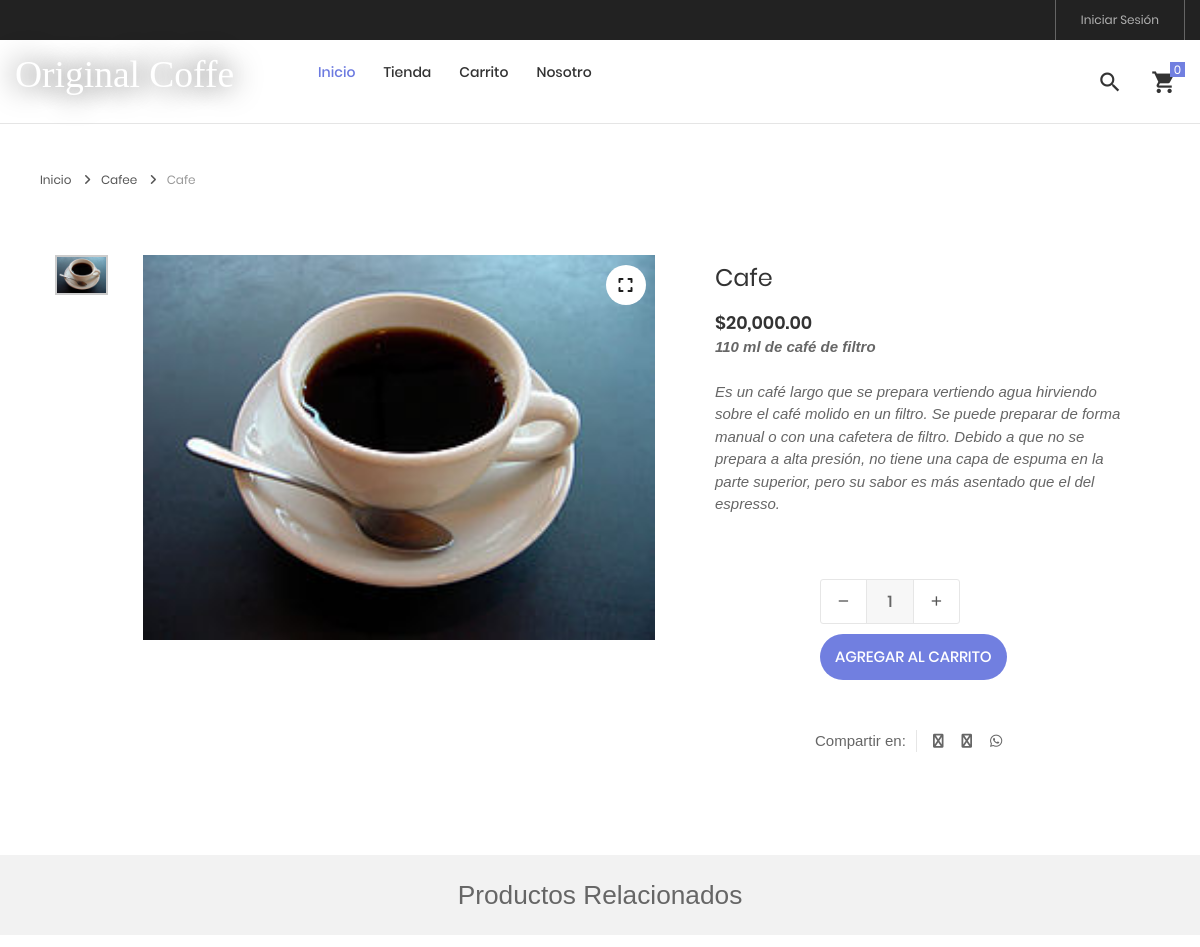
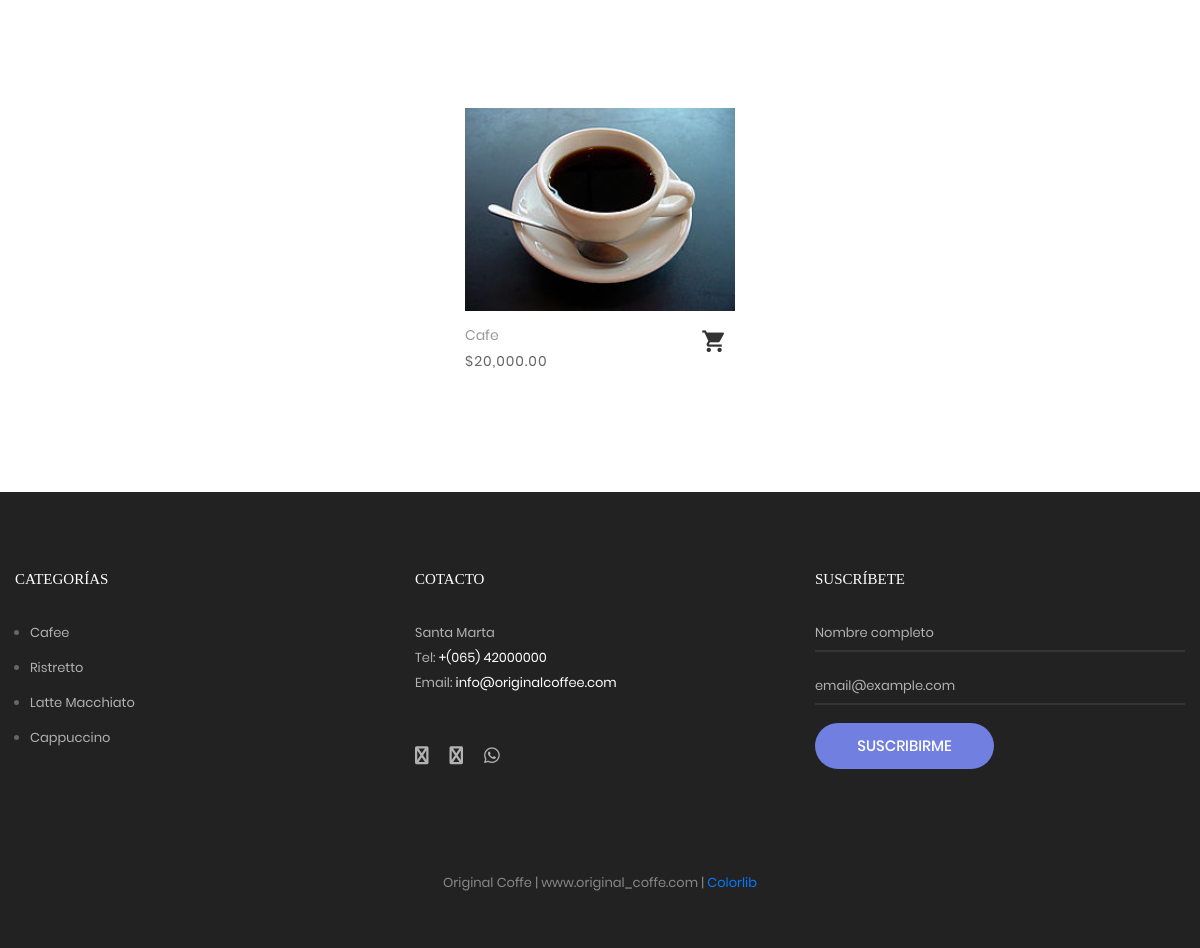
The app's page /tienda/producto/4/cafe with its own data (2 pictures, top to bottom).
### tables this page shows
CREATE TABLE `producto` (
  `idproducto` bigint(20) NOT NULL,
  `categoriaid` bigint(20) NOT NULL,
  `codigo` varchar(30) NOT NULL,
  `nombre` varchar(255) NOT NULL,
  `descripcion` text NOT NULL,
  `precio` decimal(11,2) NOT NULL,
  `stock` int(11) NOT NULL,
  `imagen` varchar(100) DEFAULT NULL,
  `datecreated` datetime NOT NULL DEFAULT current_timestamp(),
  `ruta` varchar(255) NOT NULL,
  `status` int(11) NOT NULL DEFAULT 1
);

CREATE TABLE `categoria` (
  `idcategoria` bigint(20) NOT NULL,
  `nombre` varchar(255) NOT NULL,
  `descripcion` text NOT NULL,
  `portada` varchar(100) NOT NULL,
  `datecreated` datetime NOT NULL DEFAULT current_timestamp(),
  `ruta` varchar(255) NOT NULL,
  `status` int(11) NOT NULL DEFAULT 1
);

### Libraries/Core/Views.php (called while the page is built)
<?php
	class Views
	{
		function getView($controller,$view,$data="")
		{
			$controller = get_class($controller);
			if($controller == "Home"){
				$view = "Views/".$view.".php";
			}else{
				$view = "Views/".$controller."/".$view.".php";
			}
			require_once ($view);
		}
	}
 ?>

### index.php (called while the page is built, shortened)
<?php
	require_once("Helpers/Helpers.php");
	require_once("Libraries/Core/Load.php");
 ?>

### Helpers/Helpers.php (called while the page is built, shortened)
<?php
	function base_url()
	{
		return BASE_URL;
	}
    function footerTienda($data="")
    {
        $view_footer = "Views/Template/footer_tienda.php";
        require_once ($view_footer);
    }
    function formatMoney($cantidad){
        $cantidad = number_format($cantidad,2,SPD,SPM);
        return $cantidad;
    }
    function getCatFooter(){
        require_once ("Models/CategoriasModel.php");
        $objCategoria = new CategoriasModel();
        $request = $objCategoria->getCategoriasFooter();
        return $request;
    }
    function getInfoPage(int $idpagina){
        require_once("Libraries/Core/Mysql.php");
        $con = new Mysql();
        $sql = "SELECT * FROM post WHERE idpost = $idpagina";
        $request = $con->select($sql);
        return $request;
    }
 ?>

### Libraries/Core/Mysql.php (called while the page is built, shortened)
<?php
	class Mysql extends Conexion
	{
		private $conexion;
		function __construct()
		{
			$this->conexion = new Conexion();
			$this->conexion = $this->conexion->conect();
		}
		public function select(string $query)
		{
			$this->strquery = $query;
        	$result = $this->conexion->prepare($this->strquery);
			$result->execute();
        	$data = $result->fetch(PDO::FETCH_ASSOC);
        	return $data;
		}
		public function select_all(string $query)
		{
			$this->strquery = $query;
        	$result = $this->conexion->prepare($this->strquery);
			$result->execute();
        	$data = $result->fetchall(PDO::FETCH_ASSOC);
        	return $data;
		}
	}
 ?>

### Libraries/Core/Conexion.php (called while the page is built)
<?php
class Conexion{
	private $conect;
	public function __construct(){
		$connectionString = "mysql:host=".DB_HOST.";dbname=".DB_NAME.";charset=".DB_CHARSET;
		try{
			$this->conect = new PDO($connectionString, DB_USER, DB_PASSWORD);
			$this->conect->setAttribute(PDO::ATTR_ERRMODE, PDO::ERRMODE_EXCEPTION);
		}catch(PDOException $e){
			$this->conect = 'Error de conexión';
		    echo "ERROR: " . $e->getMessage();
		}
	}
	public function conect(){
		return $this->conect;
	}
}
?>

### Models/TProducto.php (called while the page is built, shortened)
<?php
require_once("Libraries/Core/Mysql.php");
trait TProducto{
	public function getProductoT(int $idproducto, string $ruta){
		$this->con = new Mysql();
		$this->intIdProducto = $idproducto;
		$this->strRuta = $ruta;
		$sql = "SELECT p.idproducto,
						p.codigo,
						p.nombre,
						p.descripcion,
						p.categoriaid,
						c.nombre as categoria,
						c.ruta as ruta_categoria,
						p.precio,
						p.ruta,
						p.stock
				FROM producto p
				INNER JOIN categoria c
				ON p.categoriaid = c.idcategoria
				WHERE p.status != 0 AND p.idproducto = '{$this->intIdProducto}' AND p.ruta = '{$this->strRuta}' ";
				$request = $this->con->select($sql);
				if(!empty($request)){
					$intIdProducto = $request['idproducto'];
					$sqlImg = "SELECT img
							FROM imagen
							WHERE productoid = $intIdProducto";
					$arrImg = $this->con->select_all($sqlImg);
					if(count($arrImg) > 0){
						for ($i=0; $i < count($arrImg); $i++) {
							$arrImg[$i]['url_image'] = media().'/images/uploads/'.$arrImg[$i]['img'];
						}
					}else{
						$arrImg[0]['url_image'] = media().'/images/uploads/product.png';
					}
					$request['images'] = $arrImg;
				}
		return $request;
	}
}
 ?>

### Models/CategoriasModel.php (called while the page is built, shortened)
<?php
	class CategoriasModel extends Mysql
	{
		public function getCategoriasFooter(){
			$sql = "SELECT idcategoria, nombre, descripcion, portada, ruta
					FROM categoria WHERE  status = 1 AND idcategoria IN (".CAT_FOOTER.")";
			$request = $this->select_all($sql);
			if(count($request) > 0){
				for ($c=0; $c < count($request) ; $c++) {
					$request[$c]['portada'] = BASE_URL.'/Assets/images/uploads/'.$request[$c]['portada'];
				}
			}
			return $request;
		}
	}
 ?>

### Views/Tienda/producto.php (the view, shortened to what this page needs)
<?php
$arrProducto = $data['producto'];
$arrProductos = $data['productos'];
$arrImages = $arrProducto['images'];
$rutacategoria = $arrProducto['categoriaid'].'/'.$arrProducto['ruta_categoria'];
$urlShared = base_url()."/tienda/producto/".$arrProducto['idproducto']."/".$arrProducto['ruta'];
 ?>
<br><br><br>
<hr>
	<div class="container">
		<div class="bread-crumb flex-w p-l-25 p-r-15 p-t-30 p-lr-0-lg">
			<a href="<?= base_url(); ?>" class="stext-109 cl8 hov-cl1 trans-04">
				Inicio
				<i class="fa fa-angle-right m-l-9 m-r-10" aria-hidden="true"></i>
			</a>
			<a href="<?= base_url().'/tienda/categoria/'.$rutacategoria; ?>" class="stext-109 cl8 hov-cl1 trans-04">
				<?= $arrProducto['categoria'] ?>
				<i class="fa fa-angle-right m-l-9 m-r-10" aria-hidden="true"></i>
			</a>
			<span class="stext-109 cl4">
				<?= $arrProducto['nombre'] ?>
			</span>
		</div>
	</div>
	<section class="sec-product-detail bg0 p-t-65 p-b-60">
		<div class="container">
			<div class="row">
				<div class="col-md-6 col-lg-7 p-b-30">
					<div class="p-l-25 p-r-30 p-lr-0-lg">
						<div class="wrap-slick3 flex-sb flex-w">
							<div class="wrap-slick3-dots"></div>
							<div class="slick3 gallery-lb">
							<?php
								if(!empty($arrImages)){
									for ($img=0; $img < count($arrImages) ; $img++) {
							 ?>
								<div class="item-slick3" data-thumb="<?= $arrImages[$img]['url_image']; ?>">
									<div class="wrap-pic-w pos-relative">
										<img src="<?= $arrImages[$img]['url_image']; ?>" alt="<?= $arrProducto['nombre']; ?>">
										<a class="flex-c-m size-108 how-pos1 bor0 fs-16 cl10 bg0 hov-btn3 trans-04" href="<?= $arrImages[$img]['url_image']; ?>">
											<i class="fa fa-expand"></i>
										</a>
									</div>
								</div>
							<?php
									}
								}
							?>
							</div>
						</div>
					</div>
				</div>
				<div class="col-md-6 col-lg-5 p-b-30">
					<div class="p-r-50 p-t-5 p-lr-0-lg">
						<h4 class="mtext-105 cl2 js-name-detail p-b-14">
							<?= $arrProducto['nombre']; ?>
						</h4>
						<span class="mtext-106 cl2">
							<?= SMONEY.formatMoney($arrProducto['precio']); ?>
						</span>
						<?= $arrProducto['descripcion']; ?>
						<div class="p-t-33">
							<div class="flex-w flex-r-m p-b-10">
								<div class="size-204 flex-w flex-m respon6-next">
									<div class="wrap-num-product flex-w m-r-20 m-tb-10">
										<div class="btn-num-product-down cl8 hov-btn3 trans-04 flex-c-m">
											<i class="fs-16 zmdi zmdi-minus"></i>
										</div>
										<input id="cant-product" class="mtext-104 cl3 txt-center num-product" type="number" name="num-product" value="1" min="1">
										<div class="btn-num-product-up cl8 hov-btn3 trans-04 flex-c-m">
											<i class="fs-16 zmdi zmdi-plus"></i>
										</div>
									</div>
									<button id="<?= openssl_encrypt($arrProducto['idproducto'],METHODENCRIPT,KEY); ?>" class="flex-c-m stext-101 cl0 size-101 bg1 bor1 hov-btn1 p-lr-15 trans-04 js-addcart-detail">
										Agregar al carrito
									</button>
								</div>
							</div>
						</div>
						<div class="flex-w flex-m p-l-100 p-t-40 respon7">
							<div class="flex-m bor9 p-r-10 m-r-11">
								Compartir en:
							</div>
							<a href="#" class="fs-14 cl3 hov-cl1 trans-04 lh-10 p-lr-5 p-tb-2 m-r-8 tooltip100" data-tooltip="Facebook"
								onclick="window.open('https://www.facebook.com/sharer/sharer.php?u=<?= $urlShared; ?> &t=<?= $arrProducto['nombre'] ?>','ventanacompartir', 'toolbar=0, status=0, width=650, height=450');"
								>
								<i class="fa fa-facebook"></i>
							</a>
							<a href="https://twitter.com/intent/tweet?text=<?= $arrProducto['nombre'] ?>&url=<?= $urlShared; ?>&hashtags=<?= SHAREDHASH; ?>" target="_blank" class="fs-14 cl3 hov-cl1 trans-04 lh-10 p-lr-5 p-tb-2 m-r-8 tooltip100" data-tooltip="Twitter">
								<i class="fa fa-twitter"></i>
							</a>
							<a href="https://api.whatsapp.com/send?text=<?= $arrProducto['nombre'].' '.$urlShared ?>" target="_blank" class="fs-14 cl3 hov-cl1 trans-04 lh-10 p-lr-5 p-tb-2 m-r-8 tooltip100" data-tooltip="WhatsApp">
								<i class="fab fa-whatsapp" aria-hidden="true"></i>
							</a>
						</div>
					</div>
				</div>
			</div>
		</div>
		<div class="bg6 flex-c-m flex-w size-302 m-t-73 p-tb-15">
			<h3>Productos Relacionados</h3>
		</div>
	</section>
	<section class="sec-relate-product bg0 p-t-45 p-b-105">
		<div class="container">
			<div class="wrap-slick2">
				<div class="slick2">
				<?php
					if(!empty($arrProductos)){
						for ($p=0; $p < count($arrProductos); $p++) {
							$ruta = $arrProductos[$p]['ruta'];
							if(count($arrProductos[$p]['images']) > 0 ){
								$portada = $arrProductos[$p]['images'][0]['url_image'];
							}else{
								$portada = media().'/images/uploads/product.png';
							}
				 ?>
					<div class="item-slick2 p-l-15 p-r-15 p-t-15 p-b-15">
						<div class="block2">
							<div class="block2-pic hov-img0">
								<img src="<?= $portada ?>" alt="<?= $arrProductos[$p]['nombre'] ?>">
							</div>
							<div class="block2-txt flex-w flex-t p-t-14">
								<div class="block2-txt-child1 flex-col-l ">
									<a href="<?= base_url().'/tienda/producto/'.$arrProductos[$p]['idproducto'].'/'.$ruta; ?>" class="stext-104 cl4 hov-cl1 trans-04 js-name-b2 p-b-6">
										<?= $arrProductos[$p]['nombre'] ?>
									</a>
									<span class="stext-105 cl3">
										<?= SMONEY.formatMoney($arrProductos[$p]['precio']); ?>
									</span>
								</div>
								<div class="block2-txt-child2 flex-r p-t-3">
									<a href="#"
									 id="<?= openssl_encrypt($arrProductos[$p]['idproducto'],METHODENCRIPT,KEY); ?>"
									 pr="1"
									 class="btn-addwish-b2 dis-block pos-relative js-addwish-b2 js-addcart-detail
									 icon-header-item cl2 hov-cl1 trans-04 p-l-22 p-r-11
									 ">
										<i class="zmdi zmdi-shopping-cart"></i>
									</a>
								</div>
							</div>
						</div>
					</div>
				<?php
						}
					}
				 ?>
				</div>
			</div>
		</div>
	</section>
<?php
	footerTienda($data);
?>

### Views/Template/footer_tienda.php (shortened to what this page needs)
	<?php
		$catFotter = getCatFooter();
	 ?>
	<footer class="bg3 p-t-75 p-b-32">
		<div class="container">
			<div class="row">
				<div class="col-sm-6 col-lg-4 p-b-50">
					<h4 class="stext-301 cl0 p-b-30">
						Categorías
					</h4>
					<?php if(count($catFotter) > 0){ ?>
					<ul>
						<?php foreach ($catFotter as $cat) { ?>
						<li class="p-b-10">
							<a href="<?= base_url() ?>/tienda/categoria/<?= $cat['idcategoria'].'/'.$cat['ruta'] ?>" class="stext-107 cl7 hov-cl1 trans-04">
								<?= $cat['nombre'] ?>
							</a>
						</li>
						<?php } ?>
					</ul>
					<?php } ?>
				</div>
				<div class="col-sm-6 col-lg-4 p-b-50">
					<h4 class="stext-301 cl0 p-b-30">
						Cotacto
					</h4>
					<p class="stext-107 cl7 size-201">
						<?= DIRECCION ?> <br>
						Tel: <a class="linkFooter" href="tel:<?= TELEMPRESA ?>"><?= TELEMPRESA ?></a><br>
						Email: <a class="linkFooter" href="mailto:<?= EMAIL_EMPRESA ?>"><?= EMAIL_EMPRESA ?></a>
					</p>
					<div class="p-t-27">
						<a href="<?= FACEBOOK ?>" target="_blanck" class="fs-18 cl7 hov-cl1 trans-04 m-r-16">
							<i class="fa fa-facebook"></i>
						</a>
						<a href="<?= INSTAGRAM ?>" target="_blanck"  class="fs-18 cl7 hov-cl1 trans-04 m-r-16">
							<i class="fa fa-instagram"></i>
						</a>
						<a href="https://wa.me/<?= WHATSAPP ?>" target="_blanck"  class="fs-18 cl7 hov-cl1 trans-04 m-r-16">
							<i class="fab fa-whatsapp"></i>
						</a>
					</div>
				</div>
				<div class="col-sm-6 col-lg-4 p-b-50">
					<h4 class="stext-301 cl0 p-b-30">
						Suscríbete
					</h4>
					<form id="frmSuscripcion" name="frmSuscripcion">
						<div class="wrap-input1 w-full p-b-4">
							<input class="input1 bg-none plh1 stext-107 cl7" type="text" id="nombreSuscripcion" name="nombreSuscripcion" placeholder="Nombre completo" required>
						</div>
						<br>
						<div class="wrap-input1 w-full p-b-4">
							<input class="input1 bg-none plh1 stext-107 cl7" type="email" id="emailSuscripcion" name="emailSuscripcion" placeholder="email@example.com" required >
						</div>
						<div class="p-t-18">
							<button class="flex-c-m stext-101 cl0 size-103 bg1 bor1 hov-btn2 p-lr-15 trans-04">
								Suscribirme
							</button>
						</div>
					</form>
				</div>
			</div>
			<div class="p-t-40">
				<p class="stext-107 cl6 txt-center">
					<?= NOMBRE_EMPESA; ?> | <?= WEB_EMPRESA; ?> | <a href="https://colorlib.com" target="_blank">Colorlib</a>
				</p>
			</div>
		</div>
	</footer>
</body>
</html>

### records on screen
producto: categoriaid.nombre "Cafee", nombre "Cafe", precio "20,000.00", descripcion "110 ml de café de filtro Es un café largo que se prepara vertiendo agua hirviendo sobre el café molido en un filtro. Se puede preparar de forma manual o con una cafetera de filtro. Debido a que no se prepara a alta presión, no tiene una capa de espuma en la parte superior, pero su sabor es más asentado que el del espresso."
categoria: nombre "Ristretto"
categoria: nombre "Latte Macchiato"
categoria: nombre "Cappuccino"

### other values on screen
SMONEY "$"
$arrProductos[$p]['nombre'] "Cafe"
formatMoney($arrProductos[$p]['precio']) "20,000.00"
$cat['nombre'] "Cafee"
DIRECCION "Santa Marta"
TELEMPRESA "+(065) 42000000"
EMAIL_EMPRESA "info@originalcoffee.com"
NOMBRE_EMPESA "Original Coffe"
WEB_EMPRESA "www.original_coffe.com"
